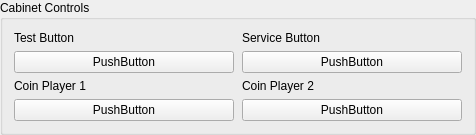
          <widget class="QGroupBox" name="cabinetControlsGroupBox">
           <property name="title"><string>Cabinet Controls</string></property>
           <layout class="QGridLayout" name="cabinetControlsGridLayout">
            <property name="horizontalSpacing"><number>8</number></property>
            <property name="verticalSpacing"><number>6</number></property>
            <item row="0" column="0"><widget class="QLabel" name="labelTest"><property name="text"><string>Test Button</string></property></widget></item>
            <item row="0" column="1"><widget class="QLabel" name="labelService"><property name="text"><string>Service Button</string></property></widget></item>
            <item row="1" column="0"><widget class="InputBindingWidget" name="Test"><property name="sizePolicy"><sizepolicy hsizetype="Expanding" vsizetype="Fixed"><horstretch>0</horstretch><verstretch>0</verstretch></sizepolicy></property><property name="minimumSize"><size><width>220</width><height>0</height></size></property><property name="text"><string notr="true">PushButton</string></property></widget></item>
            <item row="1" column="1"><widget class="InputBindingWidget" name="Service"><property name="sizePolicy"><sizepolicy hsizetype="Expanding" vsizetype="Fixed"><horstretch>0</horstretch><verstretch>0</verstretch></sizepolicy></property><property name="minimumSize"><size><width>220</width><height>0</height></size></property><property name="text"><string notr="true">PushButton</string></property></widget></item>
            <item row="2" column="0"><widget class="QLabel" name="labelCoin1"><property name="text"><string>Coin Player 1</string></property></widget></item>
            <item row="2" column="1"><widget class="QLabel" name="labelCoin2"><property name="text"><string>Coin Player 2</string></property></widget></item>
            <item row="3" column="0"><widget class="InputBindingWidget" name="Coin1"><property name="sizePolicy"><sizepolicy hsizetype="Expanding" vsizetype="Fixed"><horstretch>0</horstretch><verstretch>0</verstretch></sizepolicy></property><property name="minimumSize"><size><width>220</width><height>0</height></size></property><property name="text"><string notr="true">PushButton</string></property></widget></item>
            <item row="3" column="1"><widget class="InputBindingWidget" name="Coin2"><property name="sizePolicy"><sizepolicy hsizetype="Expanding" vsizetype="Fixed"><horstretch>0</horstretch><verstretch>0</verstretch></sizepolicy></property><property name="minimumSize"><size><width>220</width><height>0</height></size></property><property name="text"><string notr="true">PushButton</string></property></widget></item>
           </layout>
          </widget>
